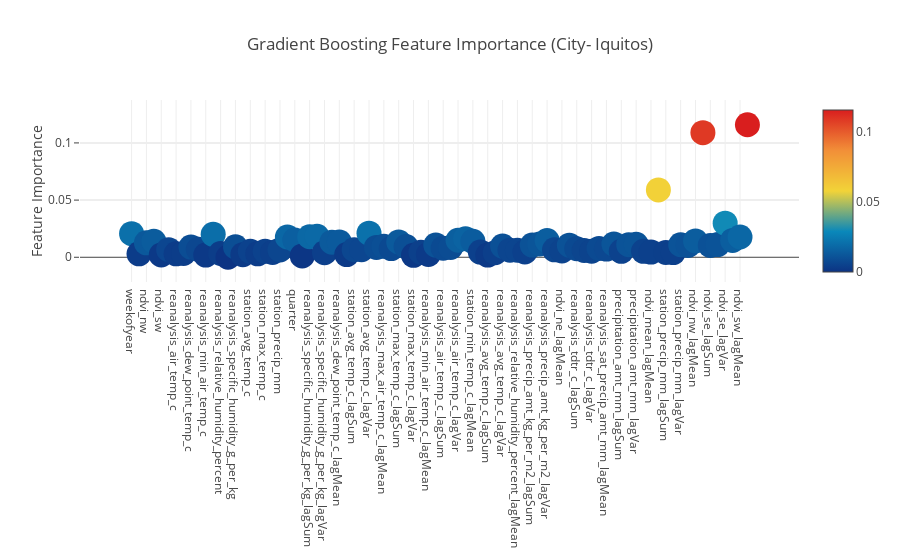

The code cell stored with this chart in its notebook:
### Code cell
# Scatter plot for feature importance
trace = go.Scatter( y = feature_dataframe_sj['Gradient Boost feature importances'].values,
                    x = feature_dataframe_sj['features'].values,
                    mode='markers',
                    marker=dict( sizemode = 'diameter',
                                 sizeref = 1,
                                 size = 25,
                                 color = feature_dataframe_sj['Gradient Boost feature importances'].values,
                                 colorscale='Portland',
                                 showscale=True ),
                    text = feature_dataframe_sj['features'].values )
data = [trace]

layout= go.Layout(  autosize= True,
                    title= 'Gradient Boosting Feature Importance (City- Iquitos)',
                    hovermode= 'closest',
                    yaxis=dict( title= 'Feature Importance',
                                ticklen= 5,
                                gridwidth= 2,
                              automargin= True),
                    xaxis= dict( automargin= True),
                    showlegend= False )
fig = go.Figure( data=data, layout=layout)
py.iplot( fig, filename='scatter2010' )

### Figure 1 — Plotly figure (JSON) as saved in the notebook; plotly's stock layout.template omitted (floating-point values rounded to 4 significant figures)
{"data": [{"marker": {"color": [0.02063, 0.00304, 0.0126, 0.01394, 0.002074, 0.006645, 0.003006, 0.00335, 0.008889, 0.00697, 0.00194, 0.02007, 0.00332, 0, 0.009163, 0.002293, 0.005234, 0.003021, 0.005202, 0.004211, 0.006459, 0.01774, 0.01512, 0.001178, 0.01798, 0.01837, 0.004022, 0.01322, 0.01345, 0.002354, 0.006681, 0.00664, 0.02106, 0.008603, 0.009567, 0.007572, 0.0134, 0.009381, 0.0017, 0.004404, 0.00251, 0.01066, 0.007926, 0.008545, 0.01487, 0.01624, 0.01398, 0.004521, 0.001957, 0.004015, 0.009817, 0.006238, 0.006129, 0.004594, 0.01069, 0.01163, 0.01457, 0.006536, 0.005458, 0.01062, 0.007515, 0.006012, 0.005373, 0.007723, 0.007134, 0.01155, 0.005161, 0.01102, 0.01132, 0.005221, 0.004578, 0.05887, 0.00425, 0.004127, 0.01094, 0.01034, 0.01427, 0.109, 0.01035, 0.01106, 0.02985, 0.01471, 0.01773, 0.1159], "colorscale": "Portland", "showscale": true, "size": 25, "sizemode": "diameter", "sizeref": 1}, "mode": "markers", "text": ["weekofyear", "ndvi_ne", "ndvi_nw", "ndvi_se", "ndvi_sw", "precipitation_amt_mm", "reanalysis_air_temp_c", "reanalysis_avg_temp_c", "reanalysis_dew_point_temp_c", "reanalysis_max_air_temp_c", "reanalysis_min_air_temp_c", "reanalysis_precip_amt_kg_per_m2", "reanalysis_relative_humidity_percent", "reanalysis_sat_precip_amt_mm", "reanalysis_specific_humidity_g_per_kg", "reanalysis_tdtr_c", "station_avg_temp_c", "station_diur_temp_rng_c", "station_max_temp_c", "station_min_temp_c", "station_precip_mm", "month", "quarter", "ndvi_mean", "reanalysis_specific_humidity_g_per_kg_lagSum", "reanalysis_specific_humidity_g_per_kg_lagMean", "reanalysis_specific_humidity_g_per_kg_lagVar", "reanalysis_dew_point_temp_c_lagSum", "reanalysis_dew_point_temp_c_lagMean", "reanalysis_dew_point_temp_c_lagVar", "station_avg_temp_c_lagSum", "station_avg_temp_c_lagMean", "station_avg_temp_c_lagVar", "reanalysis_max_air_temp_c_lagSum", "reanalysis_max_air_temp_c_lagMean", "reanalysis_max_air_temp_c_lagVar", "station_max_temp_c_lagSum", "station_max_temp_c_lagMean", "station_max_temp_c_lagVar", "reanalysis_min_air_temp_c_lagSum", "reanalysis_min_air_temp_c_lagMean", "reanalysis_min_air_temp_c_lagVar", "reanalysis_air_temp_c_lagSum", "reanalysis_air_temp_c_lagMean", "reanalysis_air_temp_c_lagVar", "station_min_temp_c_lagSum", "station_min_temp_c_lagMean", "station_min_temp_c_lagVar", "reanalysis_avg_temp_c_lagSum", "reanalysis_avg_temp_c_lagMean", "reanalysis_avg_temp_c_lagVar", "reanalysis_relative_humidity_percent_lagSum", "reanalysis_relative_humidity_percent_lagMean", "reanalysis_relative_humidity_percent_lagVar", "reanalysis_precip_amt_kg_per_m2_lagSum", "reanalysis_precip_amt_kg_per_m2_lagMean", "reanalysis_precip_amt_kg_per_m2_lagVar", "ndvi_ne_lagSum", "ndvi_ne_lagMean", "ndvi_ne_lagVar", "reanalysis_tdtr_c_lagSum", "reanalysis_tdtr_c_lagMean", "reanalysis_tdtr_c_lagVar", "reanalysis_sat_precip_amt_mm_lagSum", "reanalysis_sat_precip_amt_mm_lagMean", "reanalysis_sat_precip_amt_mm_lagVar", "precipitation_amt_mm_lagSum", "precipitation_amt_mm_lagMean", "precipitation_amt_mm_lagVar", "ndvi_mean_lagSum", "ndvi_mean_lagMean", "ndvi_mean_lagVar", "station_precip_mm_lagSum", "station_precip_mm_lagMean", "station_precip_mm_lagVar", "ndvi_nw_lagSum", "ndvi_nw_lagMean", "ndvi_nw_lagVar", "ndvi_se_lagSum", "ndvi_se_lagMean", "ndvi_se_lagVar", "ndvi_sw_lagSum", "ndvi_sw_lagMean", "ndvi_sw_lagVar"], "type": "scatter", "uid": "5c4ee752-7ed7-4b97-a7c1-5503bdef1714", "x": ["weekofyear", "ndvi_ne", "ndvi_nw", "ndvi_se", "ndvi_sw", "precipitation_amt_mm", "reanalysis_air_temp_c", "reanalysis_avg_temp_c", "reanalysis_dew_point_temp_c", "reanalysis_max_air_temp_c", "reanalysis_min_air_temp_c", "reanalysis_precip_amt_kg_per_m2", "reanalysis_relative_humidity_percent", "reanalysis_sat_precip_amt_mm", "reanalysis_specific_humidity_g_per_kg", "reanalysis_tdtr_c", "station_avg_temp_c", "station_diur_temp_rng_c", "station_max_temp_c", "station_min_temp_c", "station_precip_mm", "month", "quarter", "ndvi_mean", "reanalysis_specific_humidity_g_per_kg_lagSum", "reanalysis_specific_humidity_g_per_kg_lagMean", "reanalysis_specific_humidity_g_per_kg_lagVar", "reanalysis_dew_point_temp_c_lagSum", "reanalysis_dew_point_temp_c_lagMean", "reanalysis_dew_point_temp_c_lagVar", "station_avg_temp_c_lagSum", "station_avg_temp_c_lagMean", "station_avg_temp_c_lagVar", "reanalysis_max_air_temp_c_lagSum", "reanalysis_max_air_temp_c_lagMean", "reanalysis_max_air_temp_c_lagVar", "station_max_temp_c_lagSum", "station_max_temp_c_lagMean", "station_max_temp_c_lagVar", "reanalysis_min_air_temp_c_lagSum", "reanalysis_min_air_temp_c_lagMean", "reanalysis_min_air_temp_c_lagVar", "reanalysis_air_temp_c_lagSum", "reanalysis_air_temp_c_lagMean", "reanalysis_air_temp_c_lagVar", "station_min_temp_c_lagSum", "station_min_temp_c_lagMean", "station_min_temp_c_lagVar", "reanalysis_avg_temp_c_lagSum", "reanalysis_avg_temp_c_lagMean", "reanalysis_avg_temp_c_lagVar", "reanalysis_relative_humidity_percent_lagSum", "reanalysis_relative_humidity_percent_lagMean", "reanalysis_relative_humidity_percent_lagVar", "reanalysis_precip_amt_kg_per_m2_lagSum", "reanalysis_precip_amt_kg_per_m2_lagMean", "reanalysis_precip_amt_kg_per_m2_lagVar", "ndvi_ne_lagSum", "ndvi_ne_lagMean", "ndvi_ne_lagVar", "reanalysis_tdtr_c_lagSum", "reanalysis_tdtr_c_lagMean", "reanalysis_tdtr_c_lagVar", "reanalysis_sat_precip_amt_mm_lagSum", "reanalysis_sat_precip_amt_mm_lagMean", "reanalysis_sat_precip_amt_mm_lagVar", "precipitation_amt_mm_lagSum", "precipitation_amt_mm_lagMean", "precipitation_amt_mm_lagVar", "ndvi_mean_lagSum", "ndvi_mean_lagMean", "ndvi_mean_lagVar", "station_precip_mm_lagSum", "station_precip_mm_lagMean", "station_precip_mm_lagVar", "ndvi_nw_lagSum", "ndvi_nw_lagMean", "ndvi_nw_lagVar", "ndvi_se_lagSum", "ndvi_se_lagMean", "ndvi_se_lagVar", "ndvi_sw_lagSum", "ndvi_sw_lagMean", "ndvi_sw_lagVar"], "y": [0.02063, 0.00304, 0.0126, 0.01394, 0.002074, 0.006645, 0.003006, 0.00335, 0.008889, 0.00697, 0.00194, 0.02007, 0.00332, 0, 0.009163, 0.002293, 0.005234, 0.003021, 0.005202, 0.004211, 0.006459, 0.01774, 0.01512, 0.001178, 0.01798, 0.01837, 0.004022, 0.01322, 0.01345, 0.002354, 0.006681, 0.00664, 0.02106, 0.008603, 0.009567, 0.007572, 0.0134, 0.009381, 0.0017, 0.004404, 0.00251, 0.01066, 0.007926, 0.008545, 0.01487, 0.01624, 0.01398, 0.004521, 0.001957, 0.004015, 0.009817, 0.006238, 0.006129, 0.004594, 0.01069, 0.01163, 0.01457, 0.006536, 0.005458, 0.01062, 0.007515, 0.006012, 0.005373, 0.007723, 0.007134, 0.01155, 0.005161, 0.01102, 0.01132, 0.005221, 0.004578, 0.05887, 0.00425, 0.004127, 0.01094, 0.01034, 0.01427, 0.109, 0.01035, 0.01106, 0.02985, 0.01471, 0.01773, 0.1159]}], "layout": {"autosize": true, "hovermode": "closest", "showlegend": false, "title": {"text": "Gradient Boosting Feature Importance (City- Iquitos)"}, "xaxis": {"automargin": true}, "yaxis": {"automargin": true, "gridwidth": 2, "ticklen": 5, "title": {"text": "Feature Importance"}}}}
